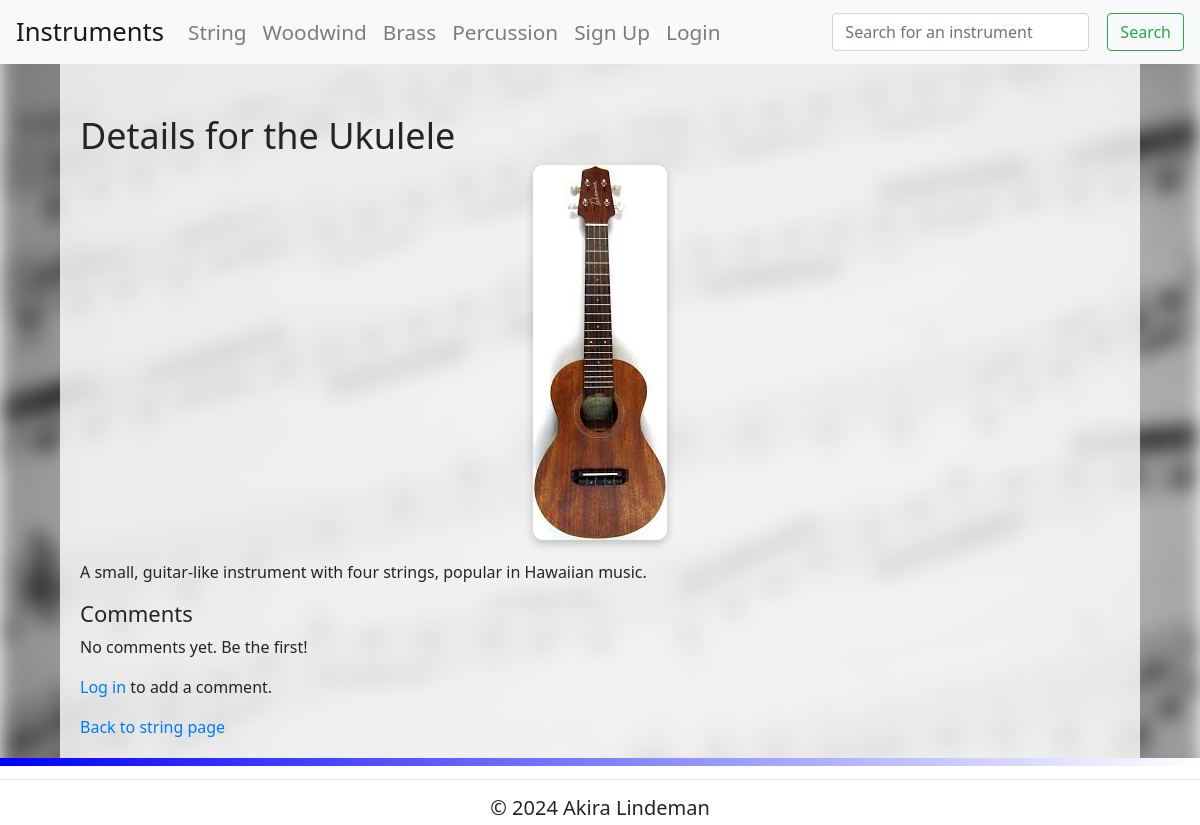
The page /instrument/11 on the database as committed earlier.
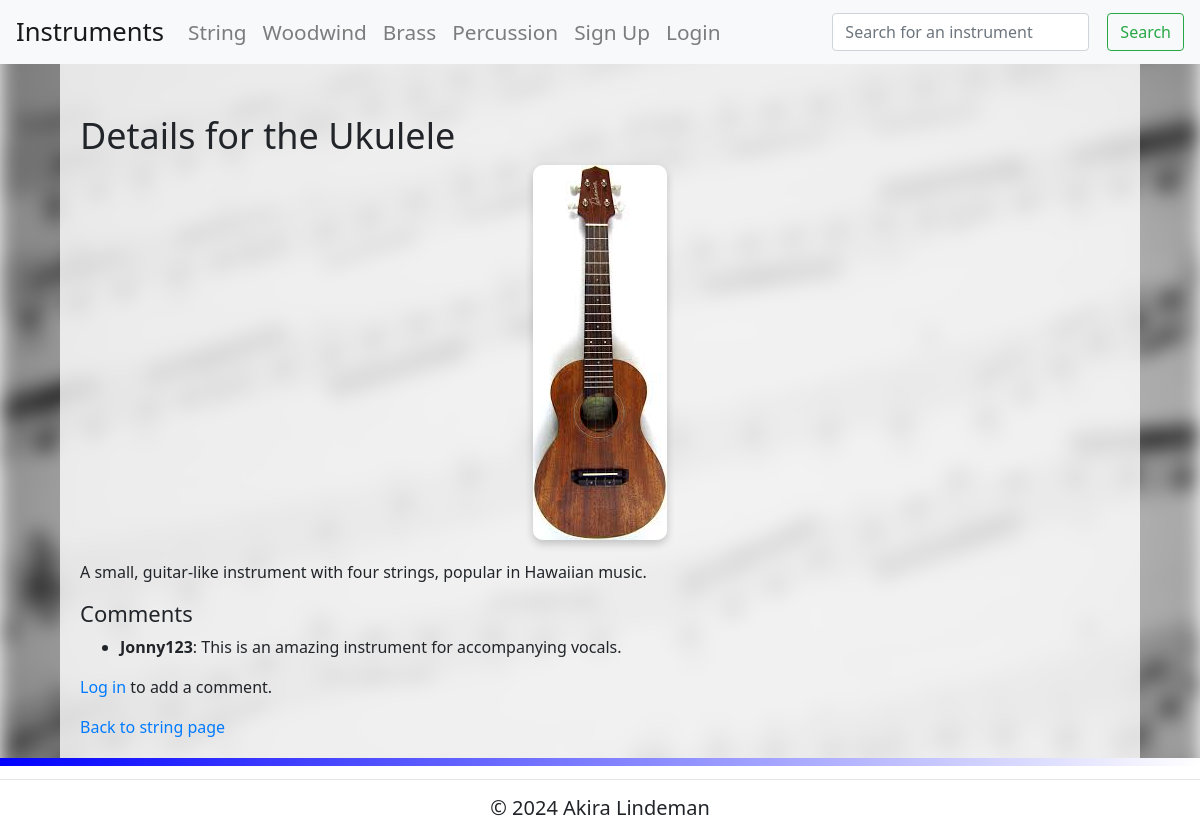
The same page on the database as committed later.
### tables this page shows
CREATE TABLE Instrument (id INTEGER PRIMARY KEY, name TEXT, familyid INTEGER REFERENCES InstrumentFamily (id), description TEXT, image TEXT);

CREATE TABLE InstrumentFamily (id INTEGER PRIMARY KEY, name TEXT);

CREATE TABLE Comments (id INTEGER PRIMARY KEY, instrument_id INTEGER REFERENCES Instrument (id), user_id INTEGER REFERENCES Users (id), comment TEXT, comment_status INTEGER);

CREATE TABLE Users (id INTEGER PRIMARY KEY AUTOINCREMENT, username TEXT, password TEXT, admin INTEGER);

### routes.py (the view)
@app.route('/instrument/<int:instrument_id>')
def instrument_details(instrument_id):
    try:
        if 'user_id' not in session:
            session['next'] = request.url
        query = "SELECT COUNT(1) FROM Instrument WHERE id = ?"
        instrument_exists = sql_queries(query, (instrument_id,), 'fetchone')
        if not instrument_exists or not instrument_exists[0]:
            raise KeyError
        instrument_query = """
        SELECT Instrument.id, Instrument.name, Instrument.description,
        Instrument.image, InstrumentFamily.id, InstrumentFamily.name
        FROM Instrument
        JOIN InstrumentFamily ON Instrument.familyid = InstrumentFamily.id
        WHERE Instrument.id = ?
        """
        instrument = sql_queries(instrument_query, (instrument_id,), 'fetchone')
        if instrument is None:
            abort(404)
        comments_query = """
        SELECT Comments.id, Comments.comment, Users.username, Comments.user_id
        FROM Comments
        JOIN Users ON Comments.user_id = Users.id
        WHERE Comments.instrument_id = ? AND Comments.comment_status = 1
        """
        comments = sql_queries(comments_query, (instrument_id,), 'fetchall')
        return render_template('instrument.html', instrument=instrument, comments=comments)
    except KeyError:
        abort(404)
    except Exception as e:
        print(f"General Exception occurred: {e}")
        abort(500, description=str(e))

### routes.py (called while the page is built)
def sql_queries(query, params, option):
    connection = sqlite3.connect('instruments.db')
    cursor = connection.cursor()
    cursor.execute(query, params)
    if option == 'fetchone':
        result = cursor.fetchone()
    elif option == 'fetchall':
        result = cursor.fetchall()
    elif option == 'commit':
        connection.commit()
        result = None
    connection.close()
    return result

@app.before_request
def limit_url_length():
    MAX_URL_LENGTH = 200  # Set your URL length limit
    if len(request.path) > MAX_URL_LENGTH:
        abort(414)

### templates/instrument.html (shortened to what this page needs)
{% extends 'layout.html' %}
{% block content %}
  <div id="content">
    {% if instrument %}
      <h1>Details for the {{ instrument[1] }}</h1>
      <div class="flex-container">
        <img src="{{ instrument[3] }}" alt="Image of {{ instrument[1] }}" class="instrument-image">
        <p>{{ instrument[2] }}</p>
      </div>
      <h2>Comments</h2>
      {% if comments %}
      <ul>
        {% for comment in comments %}
          <li>
            <strong>{{ comment[2] }}</strong>: {{ comment[1] }}
          </li>
        {% endfor %}
      </ul>
      {% else %}
        <p>No comments yet. Be the first!</p>
      {% endif %}
      {% if session.get('user_id') %}
        <a href="{{ url_for('add_comment', instrument_id=instrument[0]) }}" class="btn btn-primary">Add Comment</a>
      {% else %}
        <p><a href="{{ url_for('login') }}">Log in</a> to add a comment.</p>
      {% endif %}
      <p><a href="{{ url_for(instrument[5]) }}">Back to {{ instrument[5] }} page</a></p>
    {% else %}
      <p>Instrument not found.</p>
    {% endif %}
  </div>
{% endblock %}

### templates/layout.html (shortened to what this page needs)
<!DOCTYPE html>
<html>
<head>
    <link rel="stylesheet" href="https://stackpath.bootstrapcdn.com/bootstrap/4.3.1/css/bootstrap.min.css">
    <link rel="stylesheet" href="{{ url_for('static', filename='style.css') }}">
</head>
<body class="{% if messages %}has-flash-messages{% else %}no-flash-messages{% endif %}">
    <div class="container-with-background">
    <nav>
        {% include "nav.html" %}
    </nav>
        <div class="container mt-4">
            {% block content %}
            {% endblock %}
        </div>
        <footer class="footer">
            <hr>
            <h2>&copy; 2024 Akira Lindeman</h2>
        </footer>
    </div>
</body>
</html>

### templates/nav.html (shortened to what this page needs)
<nav class="navbar navbar-expand-lg navbar-light bg-light fixed-top">
  <a class="navbar-brand" href="/string">Instruments</a>
  <div class="collapse navbar-collapse" id="navbarNav">
    <ul class="navbar-nav">
      <li class="nav-item"><a class="nav-link" href="/string">String</a></li>
      <li class="nav-item"><a class="nav-link" href="/woodwind">Woodwind</a></li>
      <li class="nav-item"><a class="nav-link" href="/brass">Brass</a></li>
      <li class="nav-item"><a class="nav-link" href="/percussion">Percussion</a></li>
      {% if session.get('user_id') %}
        <li class="nav-item"><a class="nav-link" href="/logout">Logout</a></li>
      {% else %}
        <li class="nav-item"><a class="nav-link" href="/signup">Sign Up</a></li>
        <li class="nav-item"><a class="nav-link" href="/login">Login</a></li>
      {% endif %}
    </ul>
    <form class="form-inline ml-auto" action="/search" method="GET">
      <input class="form-control mr-sm-2" type="search" name="search" placeholder="Search for an instrument" aria-label="Search" required maxlength="50">
      <button class="btn btn-outline-success my-2 my-sm-0" type="submit">Search</button>
    </form>
  </div>
</nav>

### static/style.css (style rules this page uses)
html, body { height: 100%; margin: 0; }
.navbar { margin-bottom: 20px; }
.navbar-brand { font-size: 1.6em; }
.nav-item .nav-link { font-size: 1.3em; color: #555; }
.form-inline .form-control { width: auto; }
.form-inline .btn { margin-left: 10px; }
body::before { content: ""; position: fixed; top: 0; left: 0; width: 100%; height: 100%; background-image: url("/static/pictures/background.jpeg"); background-repeat: no-repeat; background-position: center; background-attachment: fixed; background-size: cover; filter: blur(10px); z-index: -1; pointer-events: none; }
.container-with-background { background-color: rgba(255, 255, 255, 0.8); max-width: 90%; width: 100%; margin: 40px auto; border-radius: 10px; }
.instrument-image { max-width: 100%; max-height: 400px; width: auto; height: auto; object-fit: contain; border-radius: 10px; box-shadow: 0 4px 8px rgba(0, 0, 0, 0.2); margin: 0 auto; display: block; }
.flex-container { display: flex; flex-direction: column; gap: 20px; }
.footer::before { content: ''; background: linear-gradient(to right, blue, white); height: 8px; width: 100%; position: absolute; top: 0; left: 0; }
.container { grid-row: 2; padding: 20px; padding-bottom: 70px; }
.footer { position: fixed; bottom: 0; left: 0; width: 100%; background-color: #ffffff; text-align: center; padding: 5px 0; }
.footer h2 { font-size: 20px; margin: 0; }

Rows that differ between the two databases and show on the page:
added Comments: username "Jonny123", comment "This is an amazing instrument for accompanying vocals."
Other text that changed with them:
text no longer shown: "No comments yet. Be the first!"
